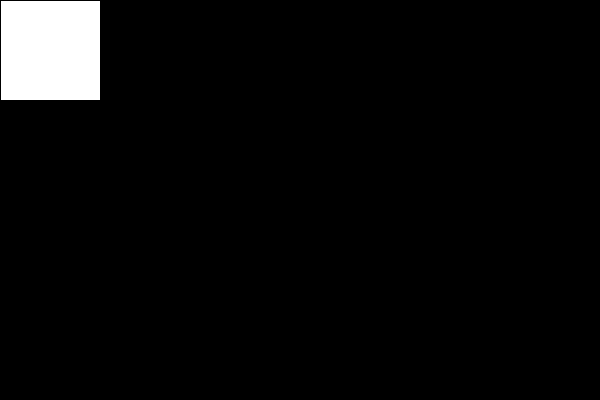
Frame 1 (no input)
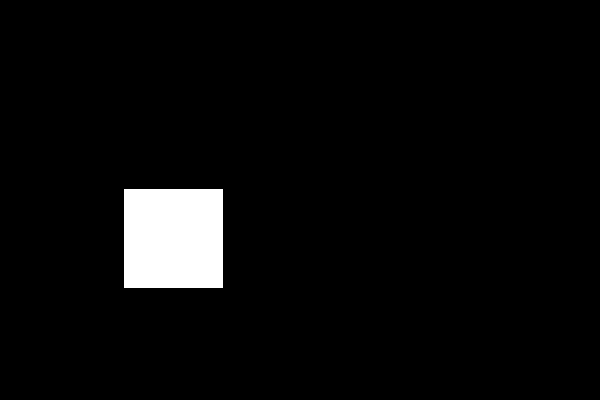
Frame 60 (the mouse pressed at the canvas centre just before this capture)
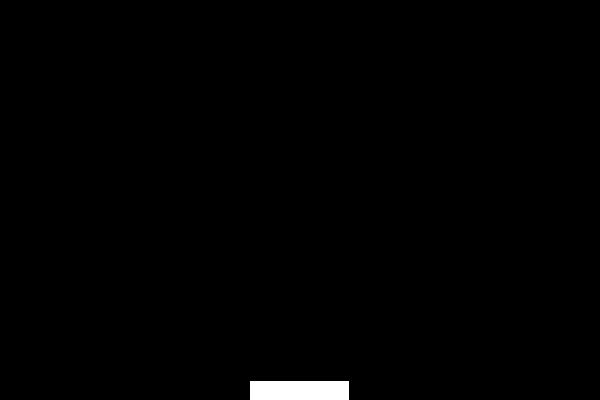
Frame 120 (the mouse held since frame 60 and released just before this capture)

The Processing sketch that drew these frames (run headless with seeded random() and noise(); from frame 60 on, the mouse is pressed at the canvas centre):

// Processing sketch: hw1_bouncingball
// ── hw1_bouncingball.pde
void setup() {
  size(600,400);
}

float x = 0, y = 0, dx = 2.1, dy = 3.2;
void draw() {
  background(0);
   rect(x,y,100,100);
   x+= dx; y+= dy;
   if (x < 0 || x >= width)
     dx = -dx;
   if (y < 0 || y >= height)
     dy = -dy;
}
